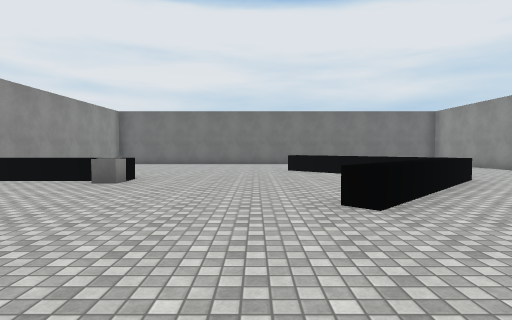
view 1 (above)

14 first-person views from a walk through a 3-D level made in the Unity game engine. The camera is 1.4 m above the floor, tilts 2° down and sees 80° across. The floor is counted in squares, 2 m on a side. Each view is taken from the middle of a square. On the plan, view 1 faces up. The plan holds only what a view shows up to about 10 squares ahead; the rest is blank. The player character is not drawn. Surface patterns are stand-ins for the level's own textures.

view 2
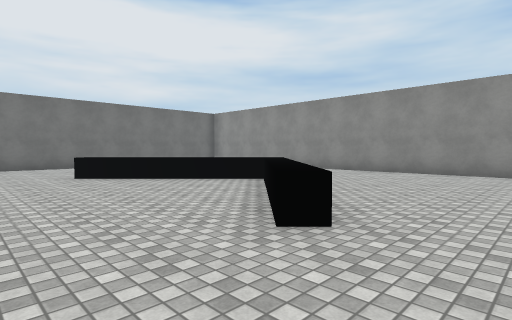

view 3
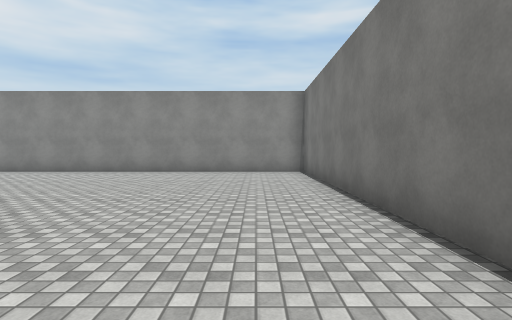

view 4
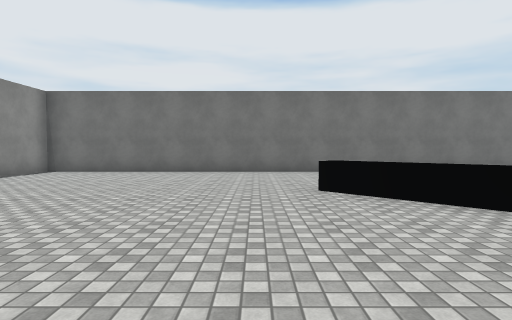

view 5
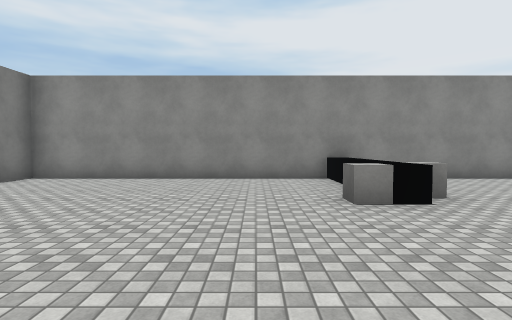

view 6
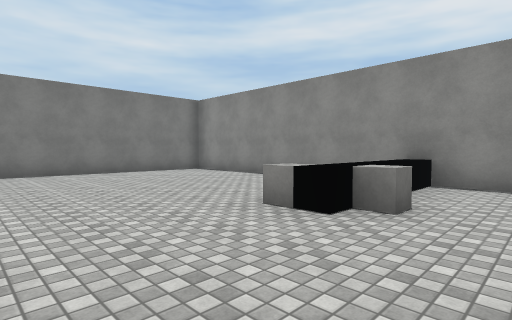

view 7
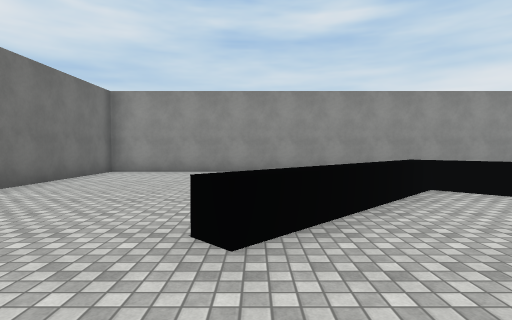

view 8
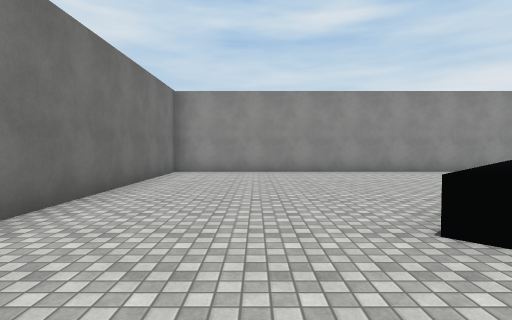

view 9
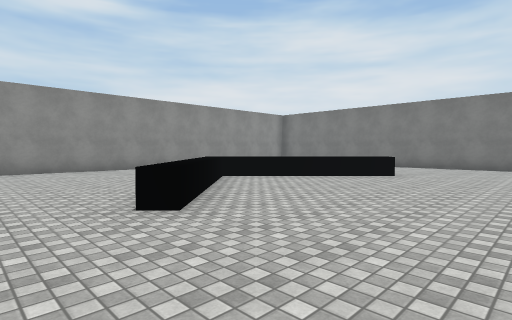

view 10
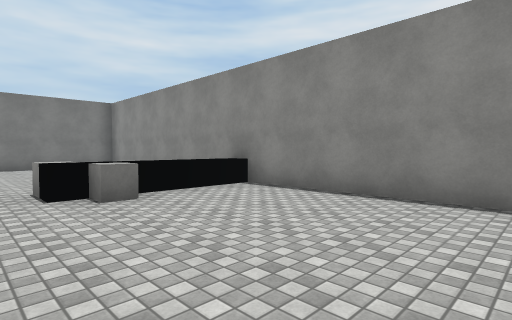

view 11
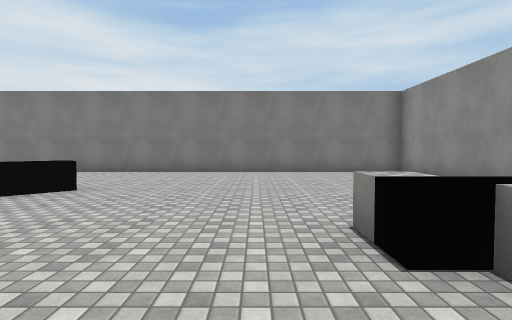

view 12
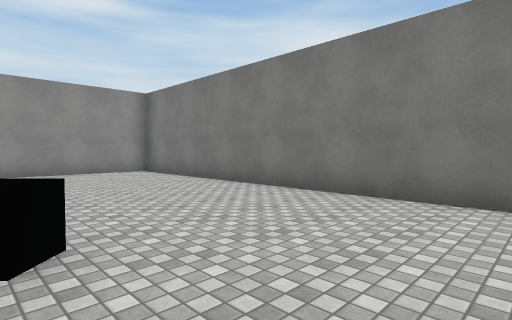

view 13
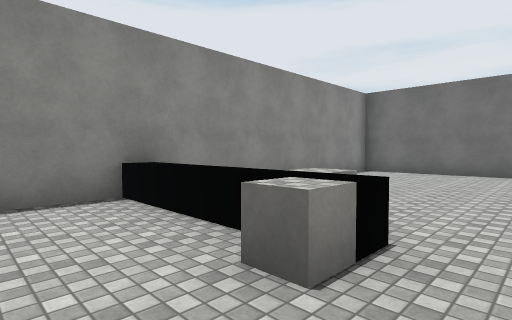

view 14
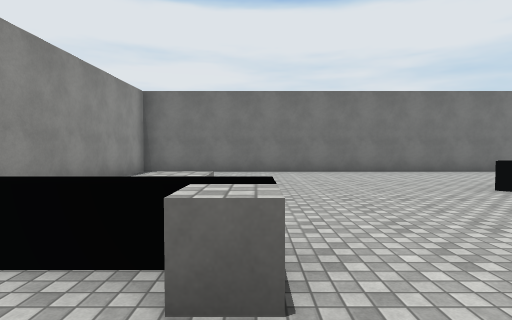

### Floor plan
Key: @ floor where view 1 was taken; # wall or solid block; . floor; = window, fence, low wall or low ledge; ^ raised ledge; C cube.
Columns run from 7 left of view 1 to 9 right of it. Each row starts with its distance up from view 1.
 15 #################
 14 #...............#
 13 #...............#
 12 #...............#
 11 #...............#
 10 #.......=^......#
  9 #........^^.....#
  8 #.........^^....#
  7 #^^CC......^^...#
  6 #.........^^....#
  5 #........^^.....#
  4 #.......=^......#
  3 #...............#
  2 #...............#
  1 #...............#
  0 #......@........#
 -1 #################

Where each view was taken, in squares from view 1:
view 1: 0 up, 0 right, facing up
view 2: 2 up, 1 left, facing up-right
view 3: 1 up, 1 left, facing right
view 4: 5 up, 0 right, facing up
view 5: 5 up, 1 right, facing left
view 6: 9 up, 0 right, facing down-left
view 7: 10 up, 1 left, facing right
view 8: 12 up, 1 left, facing right
view 9: 12 up, 2 left, facing down-right
view 10: 12 up, 2 left, facing down-left
view 11: 9 up, 2 left, facing down
view 12: 4 up, 1 left, facing down-right
view 13: 5 up, 2 left, facing up-left
view 14: 5 up, 3 left, facing up
